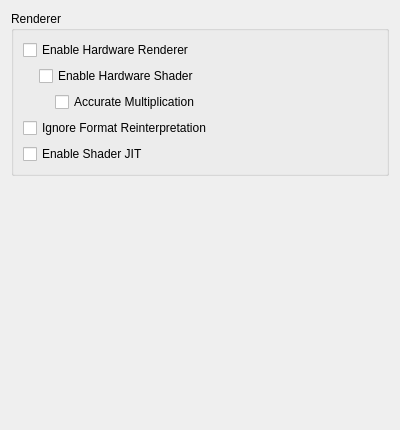
<?xml version="1.0" encoding="UTF-8"?>
<ui version="4.0">
 <class>ConfigureGraphics</class>
 <widget class="QWidget" name="ConfigureGraphics">
  <property name="geometry">
   <rect>
    <x>0</x>
    <y>0</y>
    <width>400</width>
    <height>430</height>
   </rect>
  </property>
  <property name="minimumSize">
   <size>
    <width>0</width>
    <height>0</height>
   </size>
  </property>
  <property name="windowTitle">
   <string>Form</string>
  </property>
  <layout class="QVBoxLayout" name="verticalLayout">
   <item>
    <widget class="QGroupBox" name="rendererBox">
     <property name="title">
      <string>Renderer</string>
     </property>
     <layout class="QVBoxLayout" name="verticalLayout_6">
      <item>
       <widget class="QCheckBox" name="toggle_hw_renderer">
        <property name="toolTip">
         <string>&lt;html&gt;&lt;head/&gt;&lt;body&gt;&lt;p&gt;Use OpenGL to accelerate rendering.&lt;/p&gt;&lt;p&gt;Disable to debug graphics-related problem.&lt;/p&gt;&lt;/body&gt;&lt;/html&gt;</string>
        </property>
        <property name="text">
         <string>Enable Hardware Renderer</string>
        </property>
       </widget>
      </item>
      <item>
       <widget class="QWidget" name="hw_renderer_group" native="true">
        <layout class="QVBoxLayout" name="verticalLayout_5">
         <property name="leftMargin">
          <number>16</number>
         </property>
         <property name="topMargin">
          <number>0</number>
         </property>
         <property name="rightMargin">
          <number>0</number>
         </property>
         <property name="bottomMargin">
          <number>0</number>
         </property>
         <item>
          <widget class="QCheckBox" name="toggle_hw_shader">
           <property name="toolTip">
            <string>&lt;html&gt;&lt;head/&gt;&lt;body&gt;&lt;p&gt;Use OpenGL to accelerate shader emulation.&lt;/p&gt;&lt;p&gt;Requires a relatively powerful GPU for better performance.&lt;/p&gt;&lt;/body&gt;&lt;/html&gt;</string>
           </property>
           <property name="text">
            <string>Enable Hardware Shader</string>
           </property>
          </widget>
         </item>
         <item>
          <widget class="QWidget" name="hw_shader_group" native="true">
           <layout class="QVBoxLayout" name="verticalLayout_7">
            <property name="leftMargin">
             <number>16</number>
            </property>
            <property name="topMargin">
             <number>0</number>
            </property>
            <property name="rightMargin">
             <number>0</number>
            </property>
            <property name="bottomMargin">
             <number>0</number>
            </property>
            <item>
             <widget class="QCheckBox" name="toggle_accurate_mul">
              <property name="toolTip">
               <string>&lt;html&gt;&lt;head/&gt;&lt;body&gt;&lt;p&gt;Correctly handle all edge cases in multiplication operation in shaders. &lt;/p&gt;&lt;p&gt;Some games requires this to be enabled for the hardware shader to render properly.&lt;/p&gt;&lt;p&gt;However this would reduce performance in most games.&lt;/p&gt;&lt;/body&gt;&lt;/html&gt;</string>
              </property>
              <property name="text">
               <string>Accurate Multiplication</string>
              </property>
             </widget>
            </item>
           </layout>
          </widget>
         </item>
        </layout>
       </widget>
      </item>
      <item>
       <widget class="QCheckBox" name="toggle_format_reinterpret_hack">
        <property name="text">
         <string>Ignore Format Reinterpretation</string>
        </property>
       </widget>
      </item>
      <item>
       <widget class="QCheckBox" name="toggle_shader_jit">
        <property name="toolTip">
         <string>&lt;html&gt;&lt;head/&gt;&lt;body&gt;&lt;p&gt;Use the JIT engine instead of the interpreter for software shader emulation. &lt;/p&gt;&lt;p&gt;Enable this for better performance.&lt;/p&gt;&lt;/body&gt;&lt;/html&gt;</string>
        </property>
        <property name="text">
         <string>Enable Shader JIT</string>
        </property>
       </widget>
      </item>
     </layout>
    </widget>
   </item>
   <item>
    <spacer name="verticalSpacer">
     <property name="orientation">
      <enum>Qt::Vertical</enum>
     </property>
     <property name="sizeHint" stdset="0">
      <size>
       <width>20</width>
       <height>270</height>
      </size>
     </property>
    </spacer>
   </item>
  </layout>
 </widget>
 <resources/>
 <connections/>
</ui>
